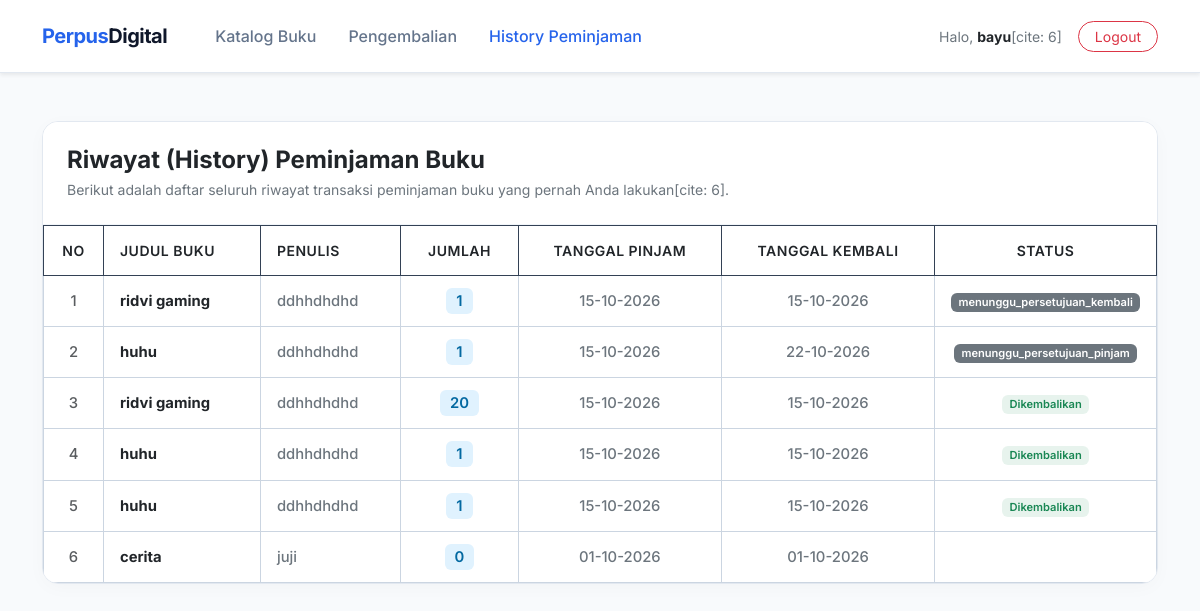
Before: /view/view_user/history_peminjaman.php (signed in) with the older database file.
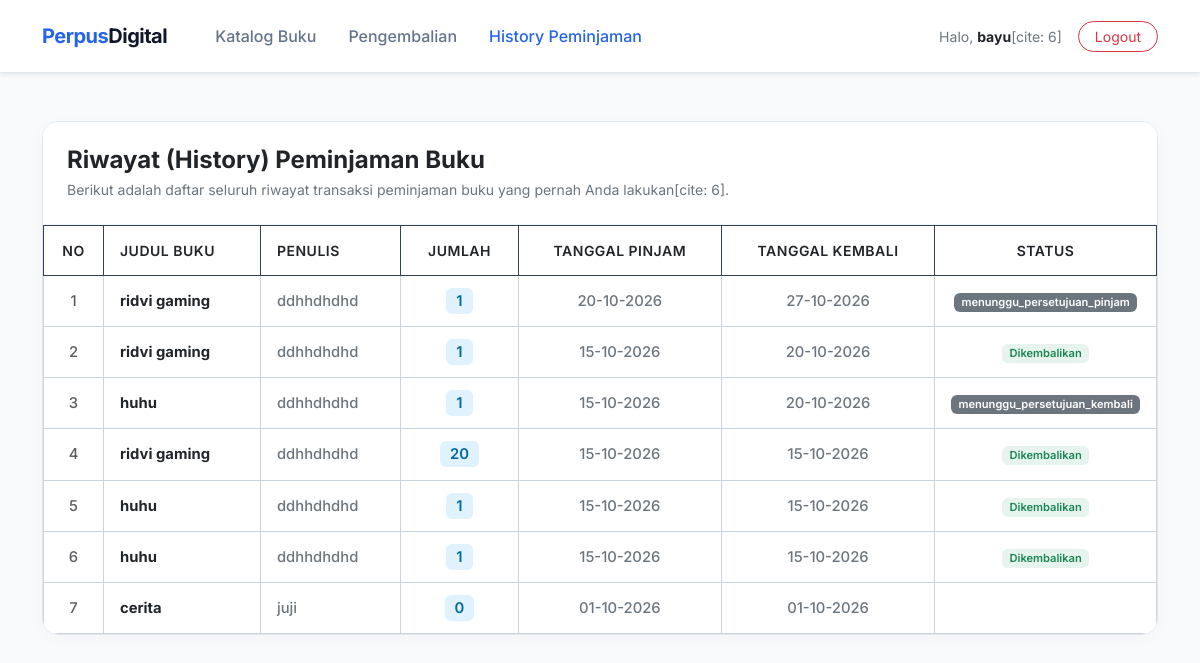
After: the same page with the newer database file.
### tables this page shows
CREATE TABLE `transaksi` (
  `id_transaksi` int(11) NOT NULL,
  `id_anggota` int(11) NOT NULL,
  `id_buku` int(11) NOT NULL,
  `tanggal_pinjam` date NOT NULL,
  `tanggal_kembali` date DEFAULT NULL,
  `status` enum('menunggu_persetujuan_pinjam','dipinjam','menunggu_persetujuan_kembali','dikembalikan') NOT NULL DEFAULT 'menunggu_persetujuan_pinjam',
  `jumlah` int(2) NOT NULL
);

CREATE TABLE `buku` (
  `id_buku` int(11) NOT NULL,
  `judul` varchar(150) NOT NULL,
  `penulis` varchar(100) NOT NULL,
  `penerbit` varchar(100) NOT NULL,
  `tahun_terbit` year(4) NOT NULL,
  `kategori` varchar(20) NOT NULL,
  `stok` int(5) NOT NULL,
  `foto` varchar(100) NOT NULL
);

### view/view_user/history_peminjaman.php (the view, shortened to what the changed rows need)
<?php
$db = new Koneksi();
$koneksi = $db->koneksi;
$id_anggota = $_SESSION['data']['id_anggota'];
$sql = "SELECT transaksi.*, buku.judul, buku.penulis
        FROM transaksi
        JOIN buku ON transaksi.id_buku = buku.id_buku
        WHERE transaksi.id_anggota = '$id_anggota'
        ORDER BY transaksi.id_transaksi DESC";
$result = $koneksi->query($sql);
?>
<!DOCTYPE html>
<html lang="id">
<head>
    <link href="https://cdn.jsdelivr.net/npm/bootstrap@5.3.0/dist/css/bootstrap.min.css" rel="stylesheet">
</head>
<body>
<div class="container mt-5 mb-5">
    <div class="card-custom">
        <div class="card-body p-0">
            <div class="table-responsive">
                <table class="table table-custom table-bordered align-middle">
                    <thead>
                        <tr>
                            <th class="text-center" style="width: 60px;">No</th>
                            <th>Judul Buku</th>
                            <th>Penulis</th>
                            <th class="text-center">Jumlah</th>
                            <th class="text-center">Tanggal Pinjam</th>
                            <th class="text-center">Tanggal Kembali</th>
                            <th class="text-center" style="width: 140px;">Status</th>
                        </tr>
                    </thead>
                    <tbody>
                        <?php
                        if ($result && $result->num_rows > 0) {
                            $no = 1;
                            while ($row = $result->fetch_assoc()) {
                        ?>
                            <tr>
                                <td class="text-center text-muted fw-medium"><?= $no++; ?></td>
                                <td>
                                    <span class="fw-bold text-dark d-block"><?= htmlspecialchars($row['judul']); ?></span>
                                </td>
                                <td class="text-secondary fw-medium"><?= htmlspecialchars($row['penulis']); ?></td>
                                <td class="text-center">
                                    <span class="badge-jumlah"><?= htmlspecialchars($row['jumlah']); ?></span>
                                </td>
                                <td class="text-center text-secondary small fw-medium"><?= date('d-m-Y', strtotime($row['tanggal_pinjam'])); ?></td>
                                <td class="text-center text-secondary small fw-medium">
                                    <?= (!empty($row['tanggal_kembali']) && $row['tanggal_kembali'] != '0000-00-00') ? date('d-m-Y', strtotime($row['tanggal_kembali'])) : '<span class="text-muted">-</span>'; ?>
                                </td>
                                <td class="text-center">
                                    <?php if (strtolower($row['status']) == 'dipinjam') : ?>
                                        <span class="badge bg-warning text-dark px-2.5 py-1.5 fw-semibold">Dipinjam</span>
                                    <?php elseif (strtolower($row['status']) == 'dikembalikan') : ?>
                                        <span class="badge bg-success bg-opacity-10 text-success px-2.5 py-1.5 fw-semibold">Dikembalikan</span>
                                    <?php else : ?>
                                        <span class="badge bg-secondary px-2.5 py-1.5 fw-semibold"><?= htmlspecialchars($row['status']); ?></span>
                                    <?php endif; ?>
                                </td>
                            </tr>
                        <?php
                            }
                        } ?>
                    </tbody>
                </table>
            </div>
        </div>
    </div>
</div>
</body>
</html>

Changed rows visible on the page:
added transaksi: id_buku.judul "ridvi gaming", id_buku.penulis "ddhhdhdhd", jumlah "1", tanggal_pinjam "20-10-2026", tanggal_kembali "27-10-2026", status "menunggu_persetujuan_pinjam"
changed transaksi (number 2 of 7 on the later page): tanggal_kembali "15-10-2026" → "20-10-2026"; status "menunggu_persetujuan_kembali" → (not shown); now shows "Dikembalikan"
changed transaksi: tanggal_kembali "22-10-2026" → "20-10-2026"; status "menunggu_persetujuan_pinjam" → "menunggu_persetujuan_kembali"
